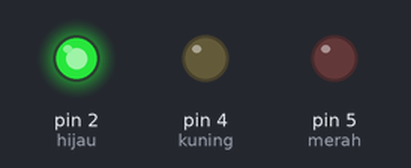
This sketch was run on a simulated Arduino Uno, built with avr-gcc and run on an emulated ATmega328P. Shown: output pins drawn as LEDs (lit = HIGH).

Above: at 3.0 s.
At 7.0 s:
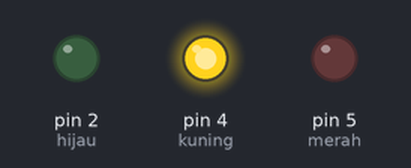
At 10.5 s:
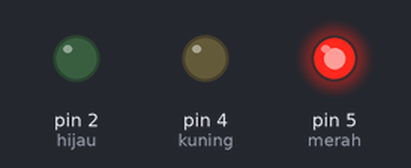
Timing chart, 0 to 16.9 s (numbered marks = the images above):
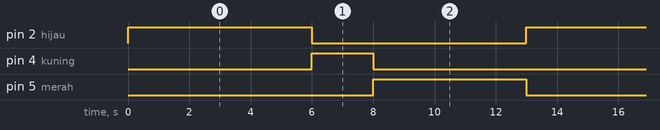

Measured:
- by itself, pin 2 (hijau): alternates HIGH for 6.0 s and LOW for 7.0 s
- by itself, pin 4 (kuning): alternates HIGH for 2.0 s and LOW for 11.0 s
- by itself, pin 5 (merah): alternates HIGH for 5.0 s and LOW for 8.0 s

The sketch:

soal2_tugas11.ino
```cpp
int hijau = 2;
int kuning = 4;
int merah = 5;


void setup() {

  // Menetapkan pin GPIO 2/LED sebagai OUTPUT

  pinMode(hijau, OUTPUT);
  pinMode(kuning, OUTPUT);
  pinMode(merah, OUTPUT);

}


// Fungsi Loop akan berjalan berulang-ulang

void loop() {

  digitalWrite(hijau, HIGH);
  digitalWrite(kuning, LOW);
  digitalWrite(merah, LOW);    // Menyalakan Lampu, Memberikan nilai High

  delay(6000);               // Nyalakan Lampu selama 1 detik

  digitalWrite(hijau, LOW);
  digitalWrite(kuning, HIGH);
  digitalWrite(merah, LOW);   // Mematikan Lampu, dengan perintah Low

  delay(2000);               // Matikan Lampu selama 1 detik

  digitalWrite(hijau, LOW);
  digitalWrite(kuning, LOW);
  digitalWrite(merah, HIGH);

  delay(5000);


}
```
